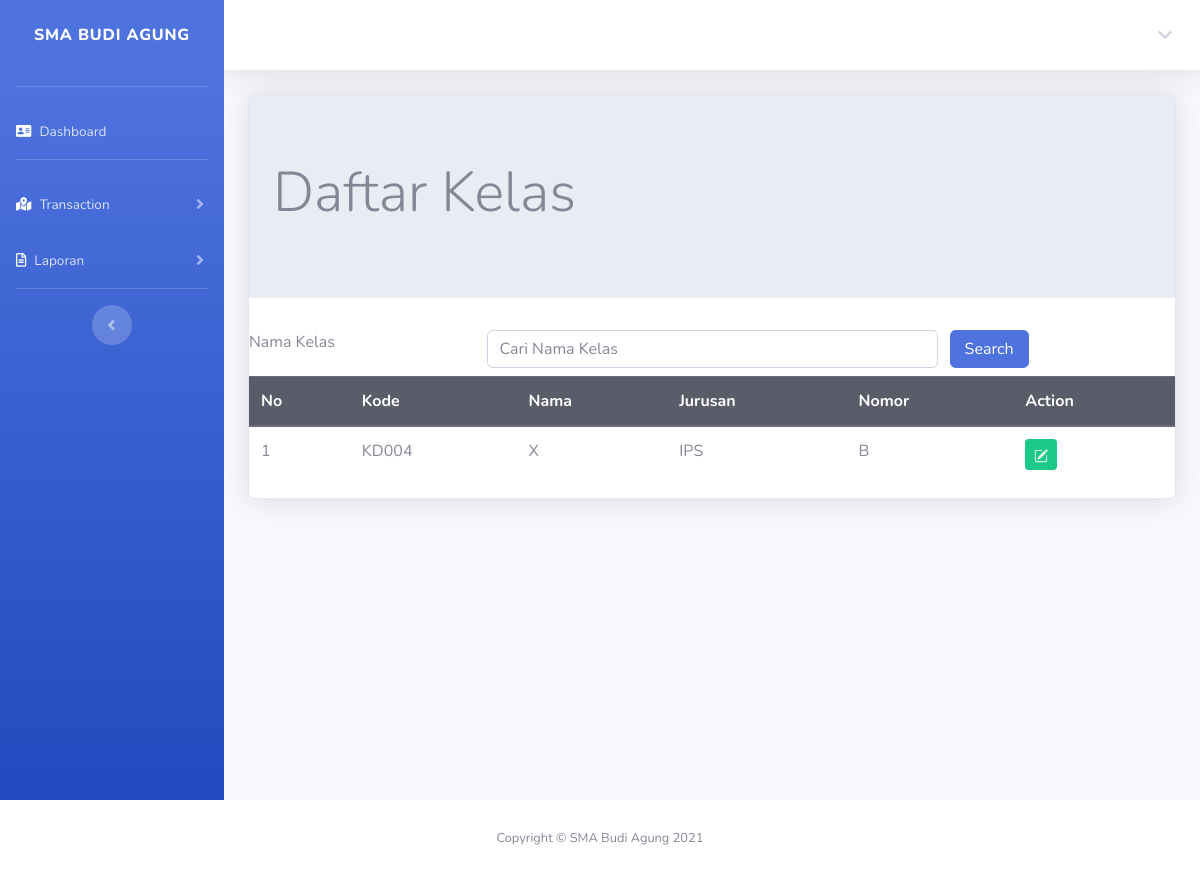
The page /nilaiKelas.php (signed in) on the database its author committed.
### tables this page shows
CREATE TABLE `jadwal` (
  `id` int(11) NOT NULL,
  `nama_kelas` varchar(100) NOT NULL,
  `kode_kelas` varchar(15) NOT NULL,
  `semester` varchar(100) NOT NULL,
  `tahun` year(4) NOT NULL,
  `matpel` varchar(100) NOT NULL,
  `kode_matpel` varchar(10) NOT NULL,
  `kode_guru` varchar(10) NOT NULL,
  `guru` varchar(100) NOT NULL,
  `hari` varchar(100) NOT NULL,
  `jammulai` varchar(100) NOT NULL,
  `jamselesai` varchar(100) NOT NULL
);

CREATE TABLE `kelas` (
  `kode_kelas` varchar(100) NOT NULL,
  `nama_kelas` varchar(100) NOT NULL,
  `jurusan` varchar(100) NOT NULL,
  `nomor_kelas` varchar(100) NOT NULL
);

### nilaiKelas.php (the view, shortened to what this page needs)
<!DOCTYPE html>
<?php
include "includes/config.php";
$kodeuser = $_SESSION['kodeuser'];
?> <h1>Anda Harus Mengisi Data</h1>
<html lang="en">
<head>
    <link rel="stylesheet" type="text/css" href="css/bootstrap.min.css">
</head>
<?php include "header.php"; ?>
<div class="container-fluid">
    <div class="card shadow mb-4">
        <body>
            <div class="jumbotron jumbotron-fluid">
                <div class="container">
                    <h1 class="display-4">Daftar Kelas</h1>
                </div>
            </div>
            <form method="POST">
                <div class="form-group row mb-2">
                    <label for="search" class="col-sm-3">Nama Kelas</label>
                    <div class="col-sm-6">
                        <input type="text" name="search" class="form-control" id="search" value="<?php if (isset($_POST['search'])) {
                                                                                                        echo $_POST['search'];
                                                                                                    } ?>" placeholder="Cari Nama Kelas">
                    </div>
                    <input type="submit" name="kirim" class="col-sm-1 btn btn-primary" value="Search">
                </div>
            </form>
            <table class="table table success">
                <thead class="thead-dark">
                    <tr>
                        <th>No</th>
                        <th>Kode</th>
                        <th>Nama</th>
                        <th>Jurusan</th>
                        <th>Nomor</th>
                        <th>Action</th>
                    </tr>
                </thead>
                <tbody>
                    <?php
                    if (isset($_POST["kirim"])) {
                        if ($_SESSION['role'] == "guru") {
                            $search = $_POST['search'];
                            $query = mysqli_query($connection, "select * from jadwal  join kelas on jadwal.kode_kelas = kelas.kode_kelas where nama_kelas like '%" . $search . "%' and kode_guru='$kodeuser'");
                        } else {
                            $search = $_POST['search'];
                            $query = mysqli_query($connection, "select * from kelas where nama_kelas like '%" . $search . "%'");
                        }
                    } else {
                        if ($_SESSION['role'] == "guru") {
                            $query = mysqli_query($connection, "select * from jadwal  join kelas on jadwal.kode_kelas = kelas.kode_kelas where kode_guru='$kodeuser'");
                        } else {
                            $query = mysqli_query($connection, "select * from kelas");
                        }
                    }
                    $nomor = 1;
                    while ($row = mysqli_fetch_array($query)) { ?>
                        <tr>
                            <td><?php echo $nomor; ?></td>
                            <td><?php echo $row['kode_kelas']; ?></td>
                            <td><?php echo $row['nama_kelas']; ?></td>
                            <td><?php echo $row['jurusan']; ?></td>
                            <td><?php echo $row['nomor_kelas']; ?></td>
                            <td>
                                <a href="nilaiKelasDetail.php?kelas=<?php echo $row["kode_kelas"] ?>" class="btn btn-success btn-sm" title="Edit">
                                </a>
                            </td>
                        </tr>
                        <?php $nomor = $nomor + 1; ?>
                    <?php } ?>
                </tbody>
            </table>
    </div>
    </body>
<?php include "footer.php"; ?>
</html>

### rows shown on the page
jadwal: kode_kelas.kode_kelas "KD004", kode_kelas.nama_kelas "X", kode_kelas.jurusan "IPS", kode_kelas.nomor_kelas "B"
